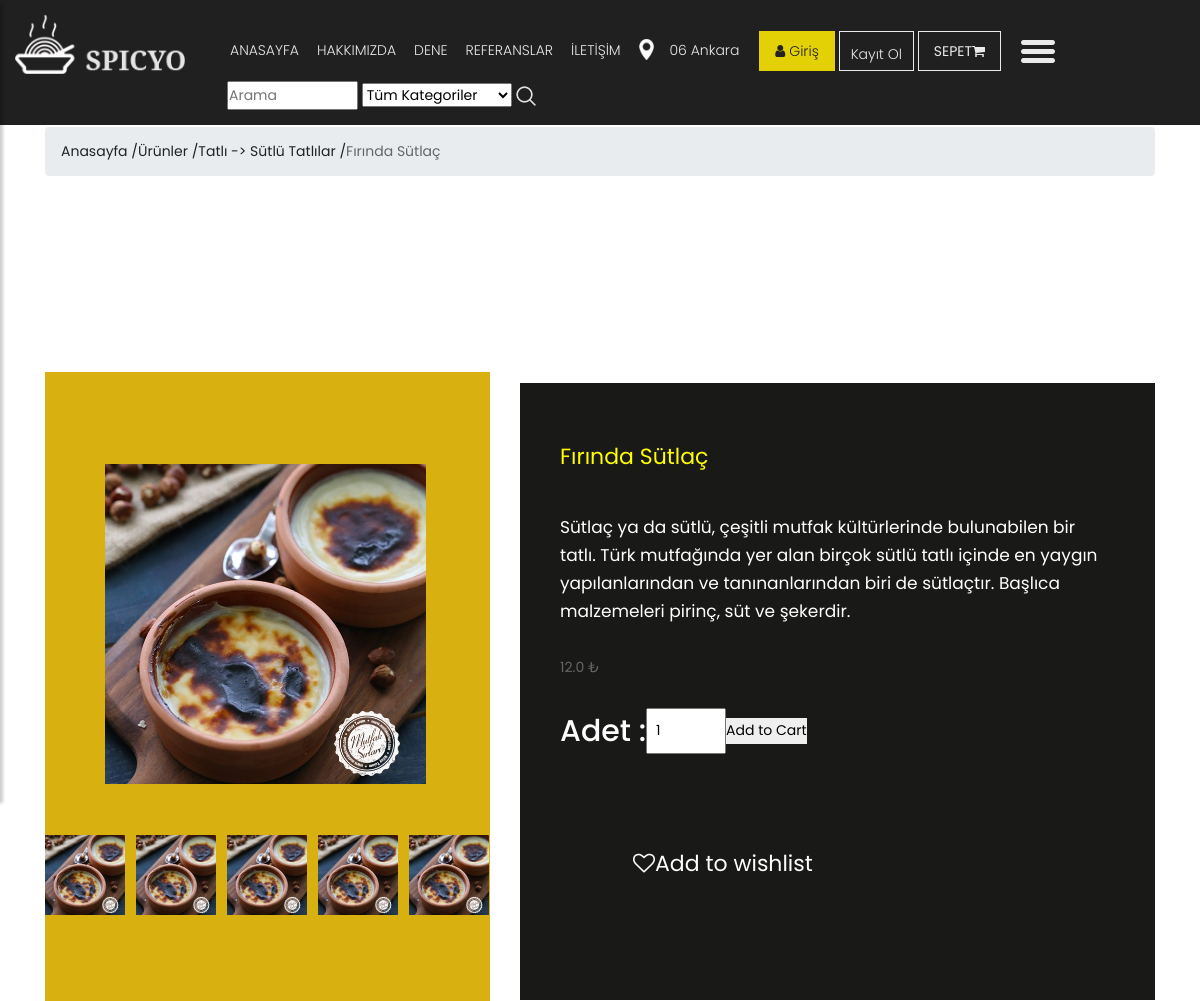
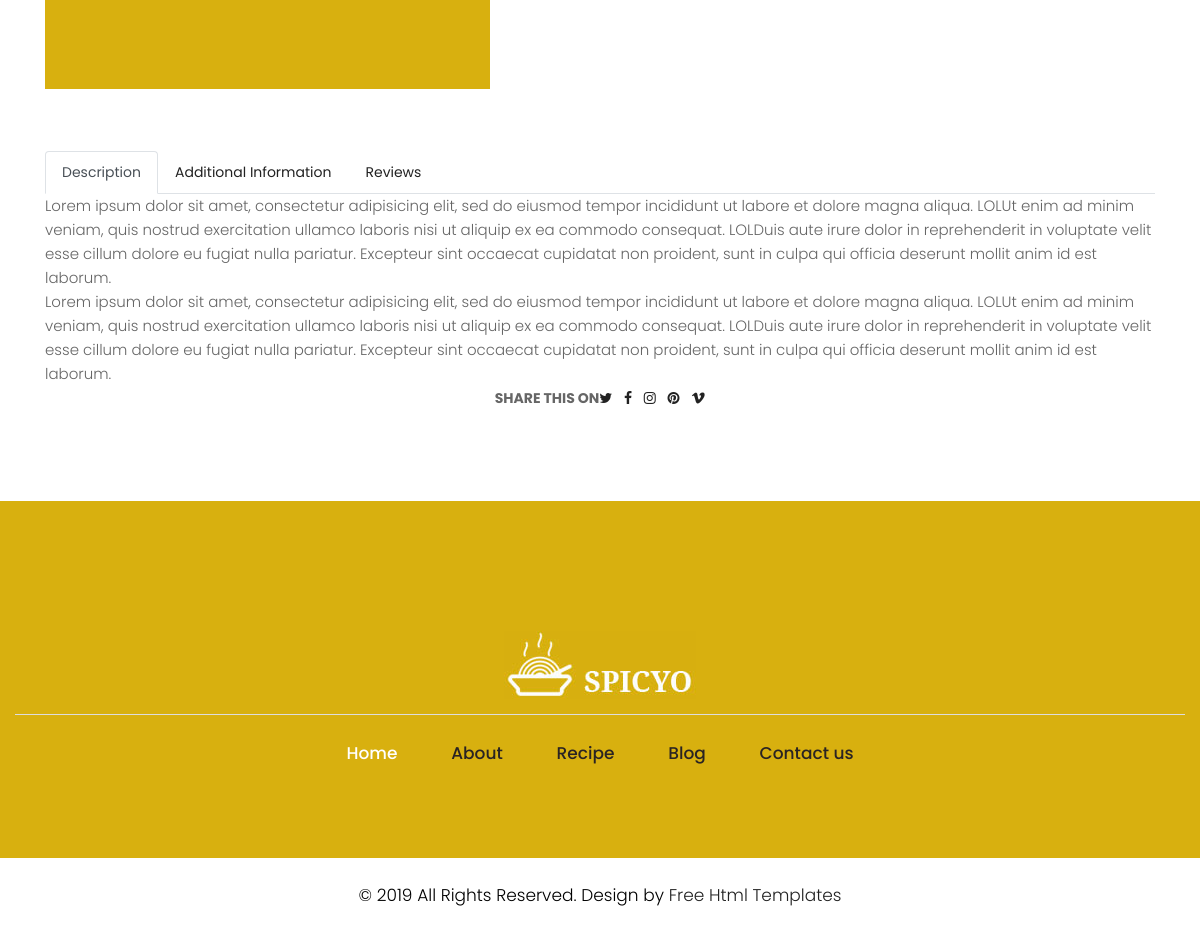
Page /product/45/firinda-sutlac/ on the committed database (2 pictures, top to bottom).
### product/models.py (models this page shows, shortened)
class Product(models.Model):
    STATUS = (
        ('True', 'Evet'),
        ('False', 'Hayır'),
    )
    catagory = models.ForeignKey(Catagory, on_delete=models.CASCADE)
    title = models.CharField(max_length=150)
    keywords = models.CharField(blank=True,max_length=255)
    description = models.CharField(blank=True,max_length=255)
    price = models.FloatField()
    amount = models.IntegerField()
    detail = RichTextUploadingField()
    slug = models.SlugField(null=False, unique=True)
    image = models.ImageField(blank=True, upload_to='images/')
    status = models.CharField(max_length=10, choices=STATUS)
    create_at = models.DateTimeField(auto_now_add=True)
    update_at = models.DateTimeField(auto_now_add=True)
    def image_tag(self):
        return mark_safe('<img src="{}" height="50"/>'.format(self.image.url))
    image_tag.short_description = 'Image'

class Catagory(MPTTModel):
    STATUS = (
        ('True', 'Evet'),
        ('False', 'Hayır'),
    )
    title = models.CharField(max_length=100)
    keywords = models.CharField(max_length=255)
    description = models.CharField(max_length=255)
    image = models.ImageField(blank=True, upload_to='images/')
    status = models.CharField(max_length=10, choices=STATUS)
    slug = models.SlugField(null=False, unique=True)
    parent = TreeForeignKey('self', blank=True, null=True, related_name='children', on_delete=models.CASCADE)
    create_at = models.DateTimeField(auto_now_add=True)
    update_at = models.DateTimeField(auto_now_add=True)
    class MPTTMeta:
        order_insertion_by= ['title']
    def __str__(self):
        full_path = [self.title]
        k = self.parent
        while k is not None:
            full_path.append(k.title)
            k = k.parent
        return ' -> '.join(full_path[::-1])
    def image_tag(self):
        return mark_safe('<img src="{}" height="50"/>'.format(self.image.url))
    image_tag.short_description = 'Image'

### home/views.py (the view)
# urls.py: path('product/<int:id>/<slug:slug>/', views.product_detail, name='product_detail'),
def product_detail(request,id,slug):
    catagory = Catagory.objects.all()
    product = Product.objects.get(pk=id)
    images = Images.objects.filter(product_id=id)
    comments = Comment.objects.filter(product_id=id, status='True')
    context = {'product': product,
               'catagory': catagory,
               'images': images,
               'comments': comments,
               }
    return render(request,'product_detail.html',context)

### home/templates/product_detail.html (shortened to what this page needs)
{%  extends "homebase.html" %}
{% block content %}
    <br/><br/><br/><br/><br/>
    <div id="breadcrumb">
        <div class="container">
            <ul class="breadcrumb">
                <li><a href="/">Anasayfa /</a></li>
                <li><a href="/">Ürünler /</a></li>
                <li><a href="/catagory/{{ product.catagory_id }}/{{ product.catagory.slug }}">{{ product.catagory }} / </a></li>
                <li class="active">{{ product.title }}</li>
            </ul>
        </div>
    </div>
    <div class="section">
    <div class="about">
        <div class="container">
            <div class="row">
                <div class="col-md-5">
                    <div class="about_img">
                        <figure><img src="{{ product.image.url }}" style="height: 320px"></figure>
                        <br/><br/>
                        <div data-slider="1" class="owl-carousel items-slider owl-drag">
                            <div class="item">
                                <button class="owl-thumb-item "><img src="{{ product.image.url }}" alt="shirt" style="height: 80px " hspace="10px" ></button>
                            </div>
                        </div>
                    </div>
                </div>
                <div class="col-md-7">
                    <br/><br/><br/><br/>
                    <div class="about_box">
                        <h1><a class style="color: yellow">{{ product.title }}</a></h1>
                        <p>{{ product.detail | safe }}</p>
                        <div class="d-flex align-items-center justify-content-between flex-column flex-sm-row">
                            <ul class="price list-inline no-margin">
                                <li class="align-text-top">{{ product.price }} ₺</li>
                            </ul>
                        </div>
                        <div class="d-flex align-items-center justify-content-center justify-content-lg-start">
                            <form action="/order/addtocard/{{ product.id }}" method="post">
                                <div class="quantity d-flex align-items-center">
                                    <a class="align-text-top">
                                        <h3>Adet : </h3></a>
                                    <input name="quantity" class="input" style="width: 80px; padding: 8px" type="number" min="0" max="{{ product.amount }}" value="1" >
                                <br/><br/><br/><br/>
                                    <ul><button type="submit" class="cke_button__anchor_icon">Add to Cart</button></ul>
                                </div>
                            <ul style="padding: 60px"><a href="#" class="btn btn-template-outlined wide"> <i class="fa fa-heart-o"></i>Add to wishlist</a></ul>
                        </div>
                    </div>
                </div>
            </div>
        </div>
        <br/><br/><br/><br/><br/><br/>
        <div class="container">
            <div class="row">
                <section class="product-description no-padding">
                    <div class="container">
                        <ul role="tablist" class="nav nav-tabs flex-column flex-sm-row">
                            <li class="nav-item"><a data-toggle="tab" href="#description" role="tab" class="nav-link active">Description</a></li>
                            <li class="nav-item"><a data-toggle="tab" href="#additional-information" role="tab" class="nav-link">Additional Information</a></li>
                            <li class="nav-item"><a data-toggle="tab" href="#reviews" role="tab" class="nav-link">Reviews</a></li>
                        </ul>
                        <div class="tab-content">
                            <div id="description" role="tabpanel" class="tab-pane active">
                                <p>Lorem ipsum dolor sit amet, consectetur adipisicing elit, sed do eiusmod tempor incididunt ut labore et dolore magna aliqua. LOLUt enim ad minim veniam, quis nostrud exercitation ullamco laboris nisi ut aliquip ex ea commodo consequat. LOLDuis aute irure dolor in reprehenderit in voluptate velit esse cillum dolore eu fugiat nulla pariatur. Excepteur sint occaecat cupidatat non proident, sunt in culpa qui officia deserunt mollit anim id est laborum.</p>
                                <p>Lorem ipsum dolor sit amet, consectetur adipisicing elit, sed do eiusmod tempor incididunt ut labore et dolore magna aliqua. LOLUt enim ad minim veniam, quis nostrud exercitation ullamco laboris nisi ut aliquip ex ea commodo consequat. LOLDuis aute irure dolor in reprehenderit in voluptate velit esse cillum dolore eu fugiat nulla pariatur. Excepteur sint occaecat cupidatat non proident, sunt in culpa qui officia deserunt mollit anim id est laborum.</p>
                            </div>
                            </div>
                        </div>
                        <div class="container-fluid">
                            <div class="share-product gray-bg d-flex align-items-center justify-content-center flex-column flex-md-row"><strong class="text-uppercase">Share this on</strong>
                                <ul class="list-inline text-center">
                                    <li class="list-inline-item"><a href="#" target="_blank" title="twitter"><i class="fa fa-twitter"></i></a></li>
                                    <li class="list-inline-item"><a href="#" target="_blank" title="facebook"><i class="fa fa-facebook"></i></a></li>
                                    <li class="list-inline-item"><a href="#" target="_blank" title="instagram"><i class="fa fa-instagram"></i></a></li>
                                    <li class="list-inline-item"><a href="#" target="_blank" title="pinterest"><i class="fa fa-pinterest"></i></a></li>
                                    <li class="list-inline-item"><a href="#" target="_blank" title="vimeo"><i class="fa fa-vimeo"></i></a></li>
                                </ul>
                            </div>
                        </div>
                    </section>
                </div>
            </div>
        </div>
    </div>
    {% endblock %}

### home/static/css/style.css (style rules this page uses)
body { color: #666666; font-size: 14px; font-family: 'poppins', sans-serif; line-height: 1.80857; font-weight: normal; }
a { color: #1f1f1f; text-decoration: none !important; outline: none !important; -webkit-transition: all .3s ease-in-out; -moz-transition: all .3s ease-in-out; -ms-transition: all .3s ease-in-out; -o-transition: all .3s ease-in-out; transition: all .3s ease-in-out; }
h1, h2, h3, h4, h5, h6 { letter-spacing: 0; font-weight: normal; position: relative; padding: 0 0 10px 0; font-weight: normal; line-height: normal; color: #111111; margin: 0 }
h1 { font-size: 24px }
h3 { font-size: 18px }
*, *::after, *::before { -webkit-box-sizing: border-box; -moz-box-sizing: border-box; box-sizing: border-box; }
h1 a, h2 a, h3 a, h4 a, h5 a, h6 a { color: #212121; text-decoration: none!important; opacity: 1 }
ul, li, ol { margin: 0px; padding: 0px; list-style: none; }
p { margin: 0px; font-weight: 300; font-size: 15px; line-height: 24px; }
a { color: #222222; text-decoration: none; outline: none !important; }
a, .btn { text-decoration: none !important; outline: none !important; -webkit-transition: all .3s ease-in-out; -moz-transition: all .3s ease-in-out; -ms-transition: all .3s ease-in-out; -o-transition: all .3s ease-in-out; transition: all .3s ease-in-out; }
img { max-width: 100%; height: auto; }
button { border: 0; margin: 0; padding: 0; cursor: pointer; }
.about { padding-top: 90px; }
.about .about_box { background: #191918; padding: 55px 40px; }
.about .about_box h3 { font-size: 30px; line-height: 28px; color: #fff; font-weight: 500; padding: 0; }
.about .about_box p { color: #ffff; font-size: 17px; line-height: 28px; padding: 30px 0px; font-weight: 400; }
.about .about_box a { color: #fff; font-size: 22px; line-height: 29px; }
.about .about_img { height: 100%; background: #d8b00f; margin-top: 90px; }
.about .about_img figure { margin: 0; margin-right: 0px; padding: 92px 0px 0px 60px; margin-right: -64px; }
* { margin: 0; padding: 0; }

### rows in the picture
Product: catagory "Tatlı -> Sütlü Tatlılar", title "Fırında Sütlaç", image (picture), detail "Sütlaç ya da sütlü, çeşitli mutfak kültürlerinde bulunabilen bir tatlı. Türk mutfağında yer alan birçok sütlü tatlı içinde en yaygın yapılanlarından ve tanınanlarından biri de sütlaçtır. Başlıca malzemeleri pirinç, süt ve şekerdir.", price "12.0"
